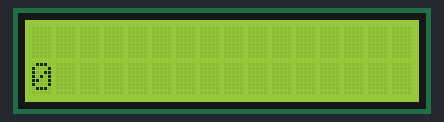
This sketch was run on a simulated Arduino Uno, built with avr-gcc and run on an emulated ATmega328P. On the bench: 16×2 character LCD.

Above: at 0.1 s.
At 4.1 s:
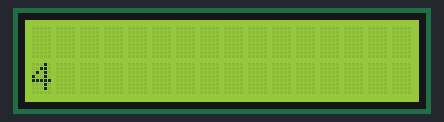
At 9.1 s:
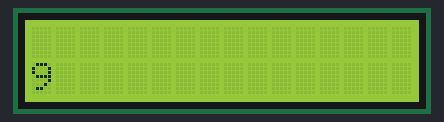
At 19.1 s:
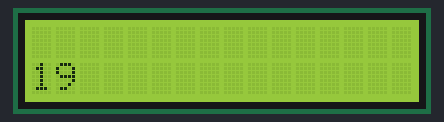
At 28.1 s:
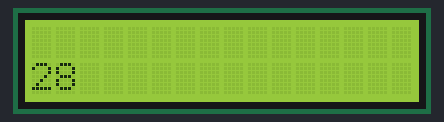
At 38.1 s:
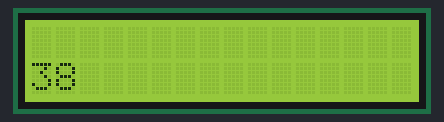

Measured:
- what the display in image 1 shows lasts 1.0 s, from 4.0 s to 5.0 s

The sketch:

code.ino
```cpp
//pin declartaion
//pin mode declaration
//pin data declaration

#include <LiquidCrystal.h>
LiquidCrystal lcd(12, 11, 5, 4, 3, 2);

void setup()
{
    lcd.begin(16, 2);
    lcd.print("hello vidhi");
}
void loop()
{
    lcd.clear();
    lcd.setCursor(0, 1);
    lcd.print(millis() / 1000);
}
```
